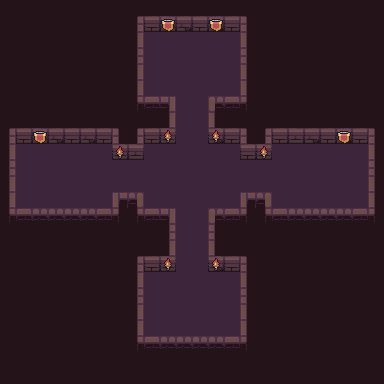

A 2D game scene composited from a Tiled map and its tileset images. What follows is a short description and the map's XML, with every tile layer's data as written:
An orthogonal 24x24 tile map with 16x16 px tiles, 4 tile layers (background, road, wall, item), 3 tilesets.

<map version="1.4" tiledversion="1.4.3" orientation="orthogonal" renderorder="right-down" width="24" height="24" tilewidth="16" tileheight="16" infinite="0" nextlayerid="6" nextobjectid="1">
 <tileset firstgid="1" name="Dungeon_Tileset" tilewidth="16" tileheight="16" tilecount="100" columns="10">
  <image source="Dungeon_Tileset.png" width="160" height="160" />
 </tileset>
 <tileset firstgid="101" name="flag" tilewidth="16" tileheight="16" tilecount="4" columns="4">
  <image source="flag.png" width="64" height="16" />
  <tile id="0">
   <animation>
    <frame tileid="3" duration="200" />
    <frame tileid="2" duration="200" />
    <frame tileid="1" duration="200" />
    <frame tileid="0" duration="200" />
   </animation>
  </tile>
 </tileset>
 <tileset firstgid="105" name="torch" tilewidth="16" tileheight="16" tilecount="4" columns="4">
  <image source="torch.png" width="64" height="16" />
  <tile id="0">
   <animation>
    <frame tileid="3" duration="200" />
    <frame tileid="2" duration="200" />
    <frame tileid="1" duration="200" />
    <frame tileid="0" duration="200" />
   </animation>
  </tile>
 </tileset>
 <layer id="1" name="background" width="24" height="24">
  <data encoding="csv">
79,79,79,79,79,79,79,79,79,79,79,79,79,79,79,79,79,79,79,79,79,79,79,79,
79,79,79,79,79,79,79,79,79,79,79,79,79,79,79,79,79,79,79,79,79,79,79,79,
79,79,79,79,79,79,79,79,79,79,79,79,79,79,79,79,79,79,79,79,79,79,79,79,
79,79,79,79,79,79,79,79,79,79,79,79,79,79,79,79,79,79,79,79,79,79,79,79,
79,79,79,79,79,79,79,79,79,79,79,79,79,79,79,79,79,79,79,79,79,79,79,79,
79,79,79,79,79,79,79,79,79,79,79,79,79,79,79,79,79,79,79,79,79,79,79,79,
79,79,79,79,79,79,79,79,79,79,79,79,79,79,79,79,79,79,79,79,79,79,79,79,
79,79,79,79,79,79,79,79,79,79,79,79,79,79,79,79,79,79,79,79,79,79,79,79,
79,79,79,79,79,79,79,79,79,79,79,79,79,79,79,79,79,79,79,79,79,79,79,79,
79,79,79,79,79,79,79,79,79,79,79,79,79,79,79,79,79,79,79,79,79,79,79,79,
79,79,79,79,79,79,79,79,79,79,79,79,79,79,79,79,79,79,79,79,79,79,79,79,
79,79,79,79,79,79,79,79,79,79,79,79,79,79,79,79,79,79,79,79,79,79,79,79,
79,79,79,79,79,79,79,79,79,79,79,79,79,79,79,79,79,79,79,79,79,79,79,79,
79,79,79,79,79,79,79,79,79,79,79,79,79,79,79,79,79,79,79,79,79,79,79,79,
79,79,79,79,79,79,79,79,79,79,79,79,79,79,79,79,79,79,79,79,79,79,79,79,
79,79,79,79,79,79,79,79,79,79,79,79,79,79,79,79,79,79,79,79,79,79,79,79,
79,79,79,79,79,79,79,79,79,79,79,79,79,79,79,79,79,79,79,79,79,79,79,79,
79,79,79,79,79,79,79,79,79,79,79,79,79,79,79,79,79,79,79,79,79,79,79,79,
79,79,79,79,79,79,79,79,79,79,79,79,79,79,79,79,79,79,79,79,79,79,79,79,
79,79,79,79,79,79,79,79,79,79,79,79,79,79,79,79,79,79,79,79,79,79,79,79,
79,79,79,79,79,79,79,79,79,79,79,79,79,79,79,79,79,79,79,79,79,79,79,79,
79,79,79,79,79,79,79,79,79,79,79,79,79,79,79,79,79,79,79,79,79,79,79,79,
79,79,79,79,79,79,79,79,79,79,79,79,79,79,79,79,79,79,79,79,79,79,79,79,
79,79,79,79,79,79,79,79,79,79,79,79,79,79,79,79,79,79,79,79,79,79,79,79
</data>
 </layer>
 <layer id="2" name="road" width="24" height="24">
  <data encoding="csv">
79,79,79,79,79,79,79,79,79,79,79,79,79,79,79,79,79,79,79,79,79,79,79,79,
79,79,79,79,79,79,79,79,79,79,101,79,79,101,79,79,79,79,79,79,79,79,79,79,
79,79,79,79,79,79,79,0,0,80,80,80,80,80,80,79,79,79,79,79,79,79,79,79,
79,79,79,79,79,79,79,0,0,80,80,80,80,80,80,79,79,79,79,79,79,79,79,79,
79,79,79,79,79,79,79,0,0,80,80,80,80,80,80,79,79,79,79,79,79,79,79,79,
79,79,79,79,79,79,79,0,79,80,80,80,80,80,80,79,79,79,79,79,79,79,79,79,
79,79,79,79,79,79,79,79,79,79,79,80,80,79,79,79,79,79,79,79,79,79,79,79,
79,79,79,79,79,79,79,79,0,0,0,80,80,0,0,0,79,79,79,79,79,79,79,79,
79,79,79,79,79,79,79,79,79,79,79,80,80,79,79,79,79,79,79,79,79,79,79,79,
79,80,80,80,80,80,80,79,79,80,80,80,80,80,80,79,79,80,80,80,80,80,80,79,
79,80,80,80,80,80,80,80,80,80,80,80,80,80,80,80,80,80,80,80,80,80,80,79,
79,80,80,80,80,80,80,80,80,80,80,80,80,80,80,80,80,80,80,80,80,80,80,79,
79,80,80,80,80,80,80,79,79,80,80,80,80,80,80,79,79,80,80,80,80,80,80,79,
79,79,79,79,79,79,79,79,79,79,79,80,80,79,79,79,79,79,79,79,79,79,79,79,
79,79,79,79,79,79,79,79,0,0,0,80,80,0,0,0,79,79,79,79,79,79,79,79,
79,79,79,79,79,79,79,79,0,0,0,80,80,0,0,0,79,79,79,79,79,79,79,79,
79,79,79,79,79,79,79,79,79,79,80,80,80,79,79,79,79,79,79,79,79,79,79,79,
79,79,79,79,79,79,79,79,79,80,80,80,80,80,80,79,79,79,79,79,79,79,79,79,
79,79,79,79,79,79,79,79,79,80,80,80,80,80,80,79,79,79,79,79,79,79,79,79,
79,79,79,79,79,79,79,79,79,80,80,80,80,80,80,79,79,79,79,79,79,79,79,79,
79,79,79,79,79,79,79,79,79,80,80,80,80,80,80,79,79,79,79,79,79,79,79,79,
79,79,79,79,79,79,79,79,79,79,79,79,79,79,79,79,79,79,79,79,79,79,79,79,
79,79,79,79,79,79,79,79,79,79,79,79,79,79,79,79,79,79,79,79,79,79,79,79,
79,79,79,79,79,79,79,79,79,79,79,79,79,79,79,79,79,79,79,79,79,79,79,79
</data>
 </layer>
 <layer id="4" name="wall" width="24" height="24">
  <data encoding="csv">
0,0,0,0,0,0,0,0,0,0,0,0,0,0,0,0,0,0,0,0,0,0,0,0,
0,0,0,0,0,0,0,0,1,2,3,4,5,4,5,6,0,0,0,0,0,0,0,0,
0,0,0,0,0,0,0,0,11,0,0,0,0,0,0,16,0,0,0,0,0,0,0,0,
0,0,0,0,0,0,0,0,21,0,0,0,0,0,0,26,0,0,0,0,0,0,0,0,
0,0,0,0,0,0,0,0,31,0,0,0,0,0,0,36,0,0,0,0,0,0,0,0,
0,0,0,0,0,0,0,0,31,0,0,0,0,0,0,36,0,0,0,0,0,0,0,0,
0,0,0,0,0,0,0,0,41,42,54,0,0,55,45,46,0,0,0,0,0,0,0,0,
0,0,0,0,0,0,0,0,0,0,31,0,0,36,0,0,0,0,0,0,0,0,0,0,
1,2,3,4,5,4,5,6,1,2,3,0,0,4,5,6,1,2,3,4,5,4,5,6,
11,0,0,0,0,0,0,2,3,0,0,0,0,0,0,2,3,0,0,0,0,0,0,16,
21,0,0,0,0,0,0,0,0,0,0,0,0,0,0,0,0,0,0,0,0,0,0,26,
31,0,0,0,0,0,0,0,0,0,0,0,0,0,0,0,0,0,0,0,0,0,0,36,
31,0,0,0,0,0,0,51,56,0,0,0,0,0,0,51,56,0,0,0,0,0,0,36,
41,42,43,44,43,44,45,46,41,42,54,0,0,55,45,46,41,42,43,44,43,44,45,46,
0,0,0,0,0,0,0,0,0,0,21,0,0,26,0,0,0,0,0,0,0,0,0,0,
0,0,0,0,0,0,0,0,0,0,31,0,0,36,0,0,0,0,0,0,0,0,0,0,
0,0,0,0,0,0,0,0,1,2,3,0,0,4,5,6,0,0,0,0,0,0,0,0,
0,0,0,0,0,0,0,0,11,0,0,0,0,0,0,16,0,0,0,0,0,0,0,0,
0,0,0,0,0,0,0,0,21,0,0,0,0,0,0,26,0,0,0,0,0,0,0,0,
0,0,0,0,0,0,0,0,31,0,0,0,0,0,0,36,0,0,0,0,0,0,0,0,
0,0,0,0,0,0,0,0,31,0,0,0,0,0,0,36,0,0,0,0,0,0,0,0,
0,0,0,0,0,0,0,0,41,42,43,44,43,44,45,46,0,0,0,0,0,0,0,0,
0,0,0,0,0,0,0,0,0,0,0,0,0,0,0,0,0,0,0,0,0,0,0,0,
0,0,0,0,0,0,0,0,0,0,0,0,0,0,0,0,0,0,0,0,0,0,0,0
</data>
 </layer>
 <layer id="5" name="item" width="24" height="24">
  <data encoding="csv">
0,0,0,0,0,0,0,0,0,0,0,0,0,0,0,0,0,0,0,0,0,0,0,0,
0,0,0,0,0,0,0,0,0,0,101,0,0,101,0,0,0,0,0,0,0,0,0,0,
0,0,0,0,0,0,0,0,0,0,0,0,0,0,0,0,0,0,0,0,0,0,0,0,
0,0,0,0,0,0,0,0,0,0,0,0,0,0,0,0,0,0,0,0,0,0,0,0,
0,0,0,0,0,0,0,0,0,0,0,0,0,0,0,0,0,0,0,0,0,0,0,0,
0,0,0,0,0,0,0,0,0,0,0,0,0,0,0,0,0,0,0,0,0,0,0,0,
0,0,0,0,0,0,0,0,0,0,0,0,0,0,0,0,0,0,0,0,0,0,0,0,
0,0,0,0,0,0,0,0,0,0,0,0,0,0,0,0,0,0,0,0,0,0,0,0,
0,0,101,0,0,0,0,0,0,0,105,0,0,105,0,0,0,0,0,0,0,101,0,0,
0,0,0,0,0,0,0,105,0,0,0,0,0,0,0,0,105,0,0,0,0,0,0,0,
0,0,0,0,0,0,0,0,0,0,0,0,0,0,0,0,0,0,0,0,0,0,0,0,
0,0,0,0,0,0,0,0,0,0,0,0,0,0,0,0,0,0,0,0,0,0,0,0,
0,0,0,0,0,0,0,0,0,0,0,0,0,0,0,0,0,0,0,0,0,0,0,0,
0,0,0,0,0,0,0,0,0,0,0,0,0,0,0,0,0,0,0,0,0,0,0,0,
0,0,0,0,0,0,0,0,0,0,0,0,0,0,0,0,0,0,0,0,0,0,0,0,
0,0,0,0,0,0,0,0,0,0,0,0,0,0,0,0,0,0,0,0,0,0,0,0,
0,0,0,0,0,0,0,0,0,0,105,0,0,105,0,0,0,0,0,0,0,0,0,0,
0,0,0,0,0,0,0,0,0,0,0,0,0,0,0,0,0,0,0,0,0,0,0,0,
0,0,0,0,0,0,0,0,0,0,0,0,0,0,0,0,0,0,0,0,0,0,0,0,
0,0,0,0,0,0,0,0,0,0,0,0,0,0,0,0,0,0,0,0,0,0,0,0,
0,0,0,0,0,0,0,0,0,0,0,0,0,0,0,0,0,0,0,0,0,0,0,0,
0,0,0,0,0,0,0,0,0,0,0,0,0,0,0,0,0,0,0,0,0,0,0,0,
0,0,0,0,0,0,0,0,0,0,0,0,0,0,0,0,0,0,0,0,0,0,0,0,
0,0,0,0,0,0,0,0,0,0,0,0,0,0,0,0,0,0,0,0,0,0,0,0
</data>
 </layer>
</map>
